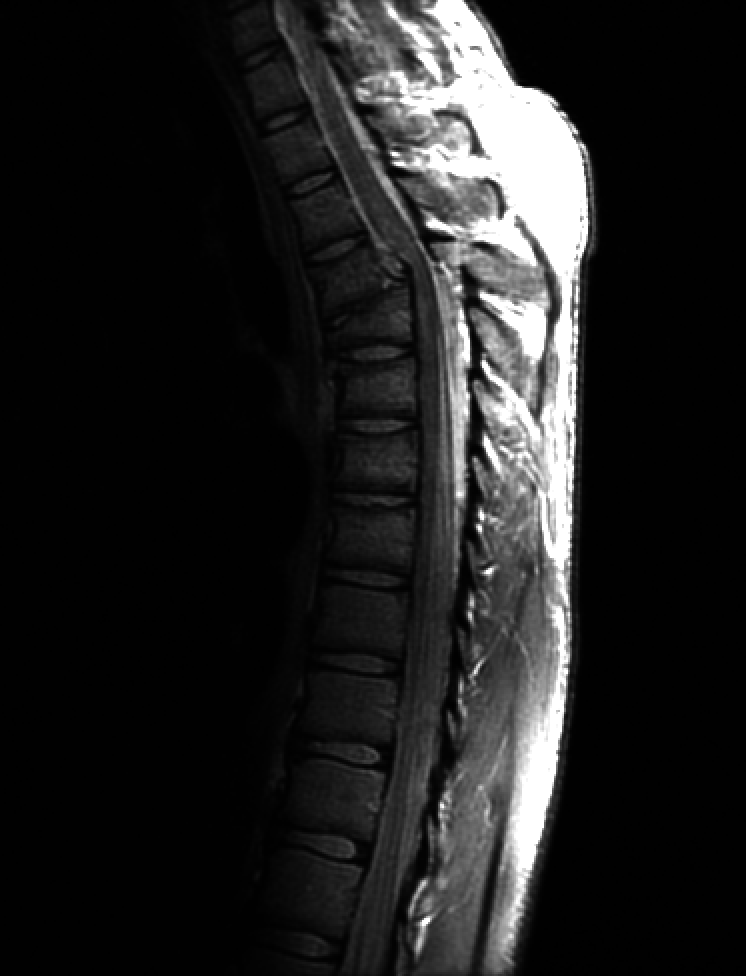
#> input picture Fig0308(a) Fractured Spine 746x976.tif, 746 x 976 px
$ jupyter execute '2(b) Power & Inverse Log.ipynb'
#> lines starting #> are read from the running program, lines starting #| are printed output that depends on the picture
**Task 2(b): Take grayscale image of size 512x512 & differentiate the results of power law transform & inverse logarithmic transform**

### Importing the Libraries

[cell 1]
import cv2
import numpy as np
import matplotlib.pyplot as plt

### Function for Power Law Transformation

[cell 2]
def power_law_transformation(image, gamma):
    transformed_image = []
    height, width = image.shape

    for r in range(height):
        temp_row = []
        for c in range(width):
            pixel = float(image[r, c]) / 255.0
            pixel = (pixel ** gamma)
            temp_row.append(pixel * 255)
        transformed_image.append(temp_row)

    return np.uint8(transformed_image)

### Function for Logarithmic Transformation

[cell 3]
def log_transformation(image):
    r = np.arange(0, 256)
    c = 255 / np.log(1 + 255)
    y = c * np.log(1 + r)
    plt.plot(r, y)
    plt.show()

    transformed_image = c * np.log(image + 1)

    return np.uint8(transformed_image)

### Function for Inverse Logarithmic Transformation

[cell 4]
def inverse_log_transformation(image):
    r = np.arange(0, 256)
    c = 255 / np.log(1 + 255)
    y = np.exp(r/c) - 1
    plt.plot(r, y)
    plt.show()

    transformed_image = np.exp(image/c) - 1

    return np.uint8(transformed_image)

### Book Example of Power Law Transformation (γ < 0)

[cell 5]
spine_image = cv2.imread("./Fig0308(a) Fractured Spine 746x976.tif", 0)
#> spine_image is the input picture: shape (976, 746); min 0, max 255, mean 32.6
gammas = [1, 0.6, 0.4, 0.3]
subplot_number = 1
plt.figure(figsize = (14, 17))

for gamma in (gammas):
    transformed_image = power_law_transformation(spine_image, gamma)
    plt.subplot(2, 2, subplot_number)
    plt.imshow(cv2.cvtColor(transformed_image, cv2.COLOR_BGR2RGB))
    plt.title(f"Power Law Transformation with γ = {gamma}")
    subplot_number += 1
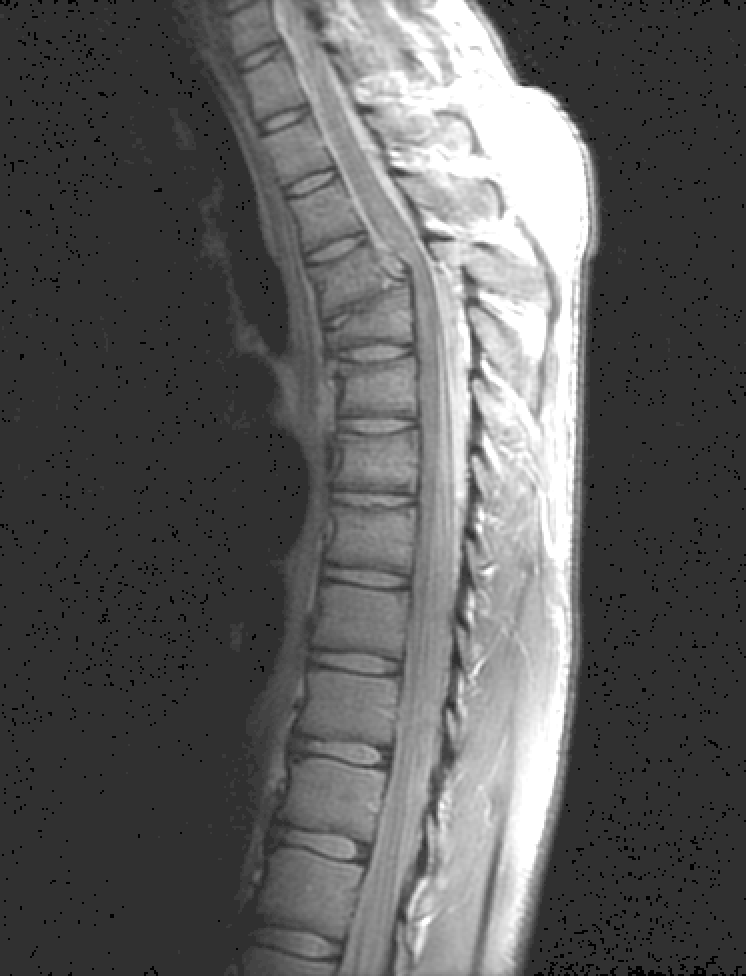
#> transformed_image: shape (976, 746); min 0, max 255, mean 91.9
#> after the loop, subplot_number = 5

plt.show()
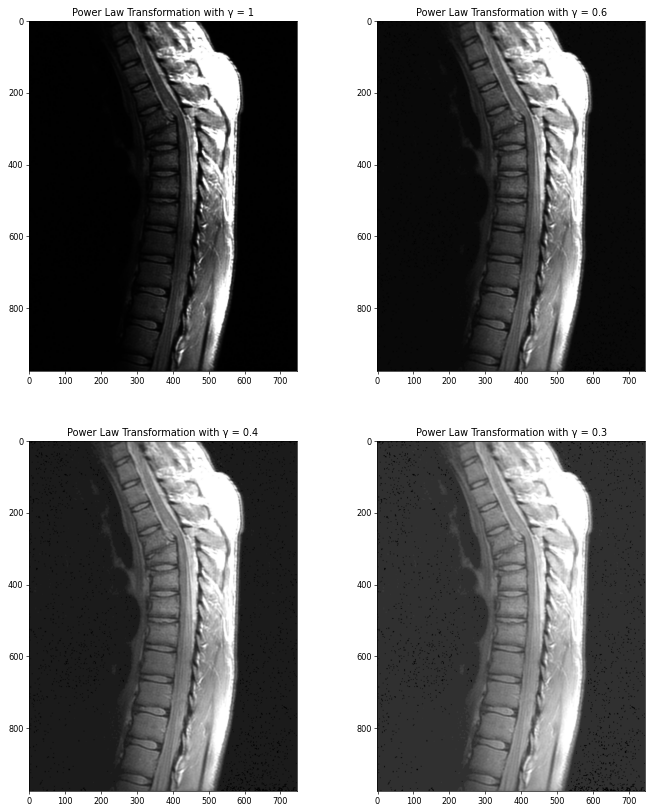
#> figure drawn by matplotlib, 4 panels

### Book Example of Power Law Transformation (γ > 0)

[cell 6]
arial_image = cv2.imread("./Fig0309(a) Aerial Image 765x769.tif", 0)
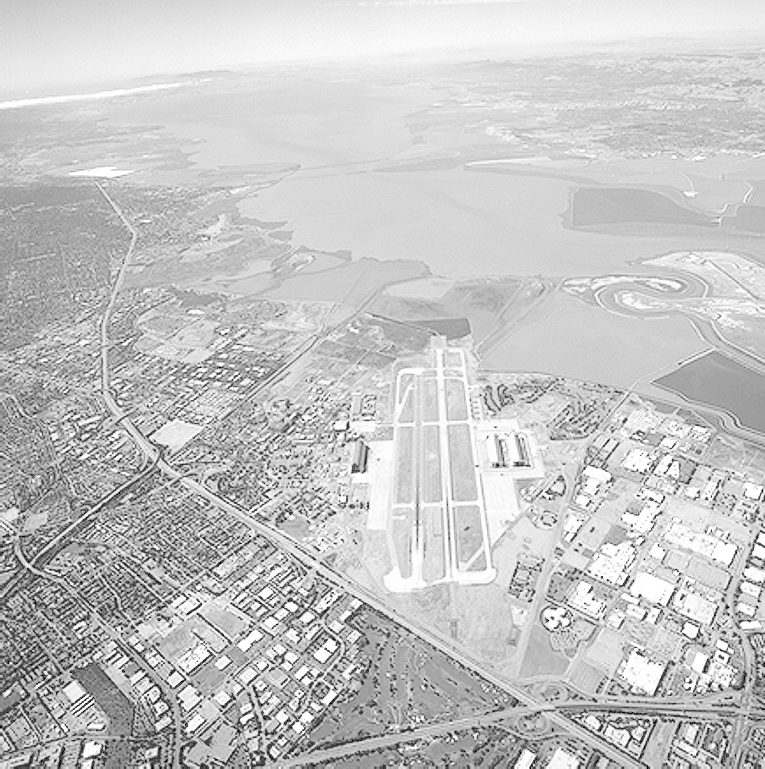
#> input picture Fig0309(a) Aerial Image 765x769.tif, 765 x 769 px
#> arial_image is the input picture: shape (769, 765); min 0, max 255, mean 197.1
gammas = [1, 3, 4, 5]
subplot_number = 1
plt.figure(figsize = (15, 15))

for gamma in (gammas):
    transformed_image = power_law_transformation(arial_image, gamma)
    plt.subplot(2, 2, subplot_number)
    plt.imshow(cv2.cvtColor(transformed_image, cv2.COLOR_BGR2RGB))
    plt.title(f"Power Law Transformation with γ = {gamma}")
    subplot_number += 1
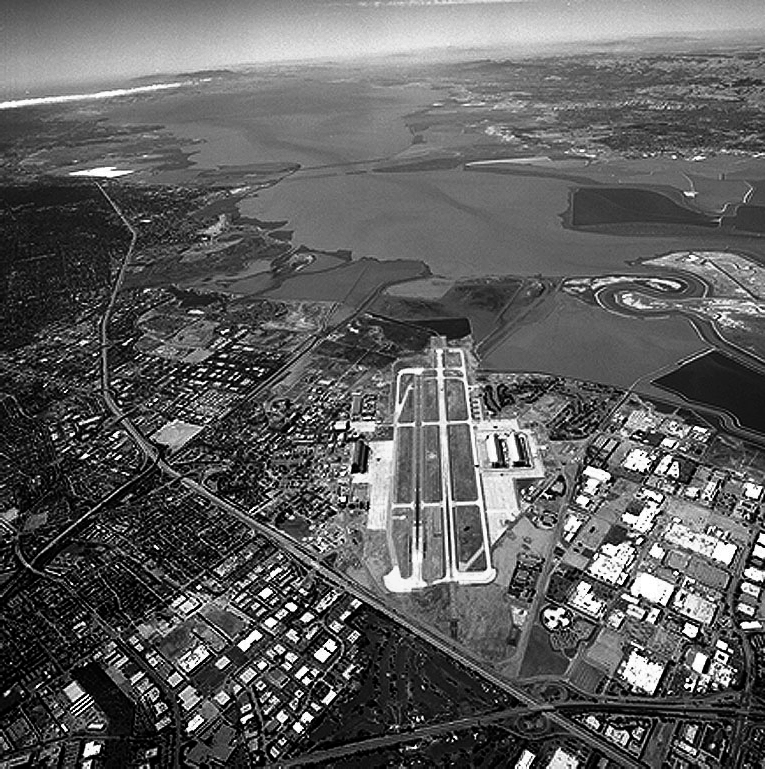
#> transformed_image: shape (769, 765); min 0, max 255, mean 94.1
#> after the loop, subplot_number = 5

plt.show()
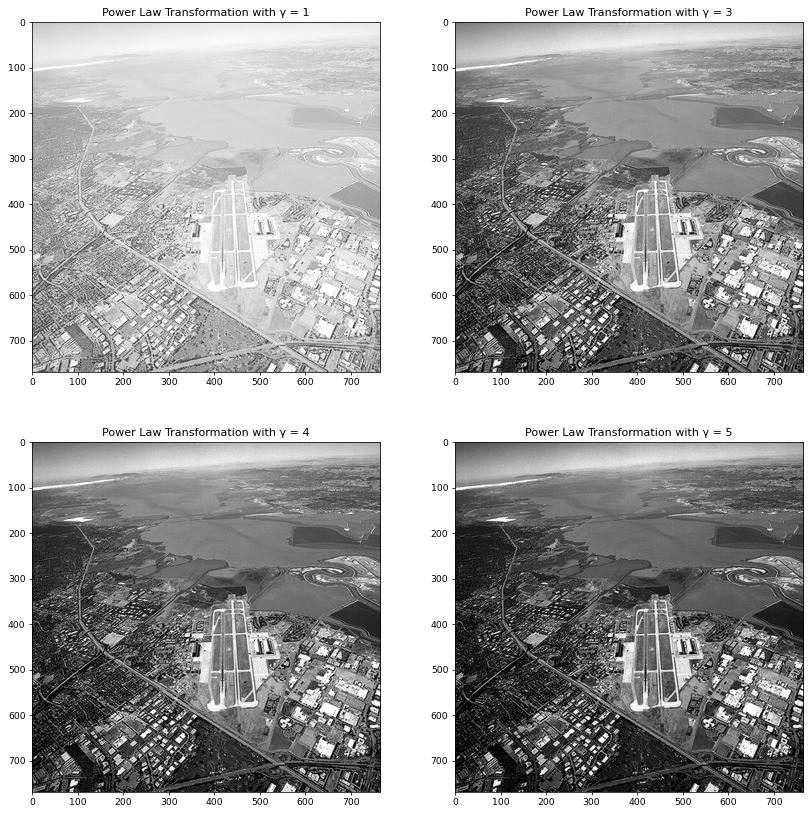
#> figure drawn by matplotlib, 4 panels

https://www.c-sharpcorner.com/article/log-and-inverse-log-transformation-on-image-in-python/

### Log Transformation example

[cell 7]
log_image = log_transformation(spine_image)
#> in log_transformation, `plt.show()`:
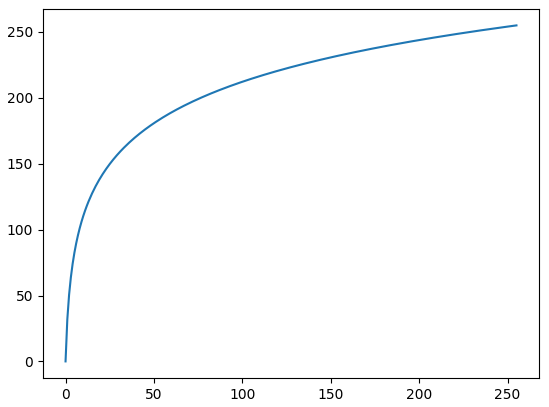
#> figure drawn by matplotlib, 1 panel; curve peaks at x = 255, y = 255
#> in log_transformation, `transformed_image = c * np.log(image + 1)`:
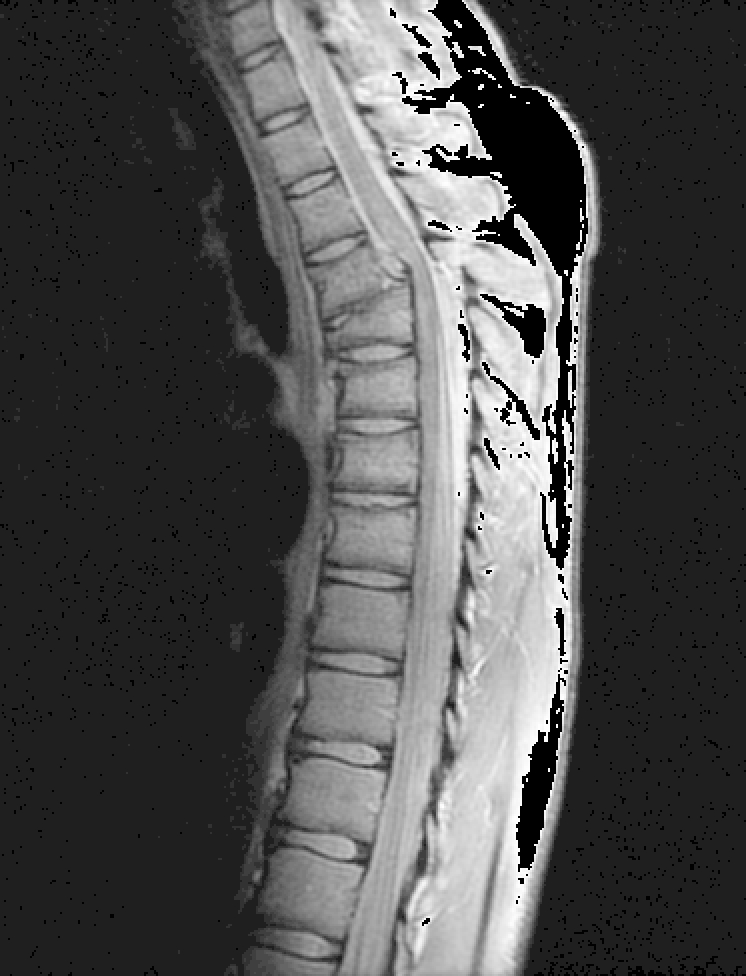
#> transformed_image: shape (976, 746) float16; 4.46% of the values are NaN or infinite; the others: min 0, max 254.6, mean 81.25; drawn with min black, max white, NaN and infinite black
plt.imshow(cv2.cvtColor(log_image, cv2.COLOR_BGR2RGB))
plt.title(f"Log Transformed Image")

### Inverse Log Transformation example

[cell 8]
log_image = inverse_log_transformation(arial_image)
plt.imshow(cv2.cvtColor(log_image, cv2.COLOR_BGR2RGB))
plt.title(f"Log Transformed Image")
